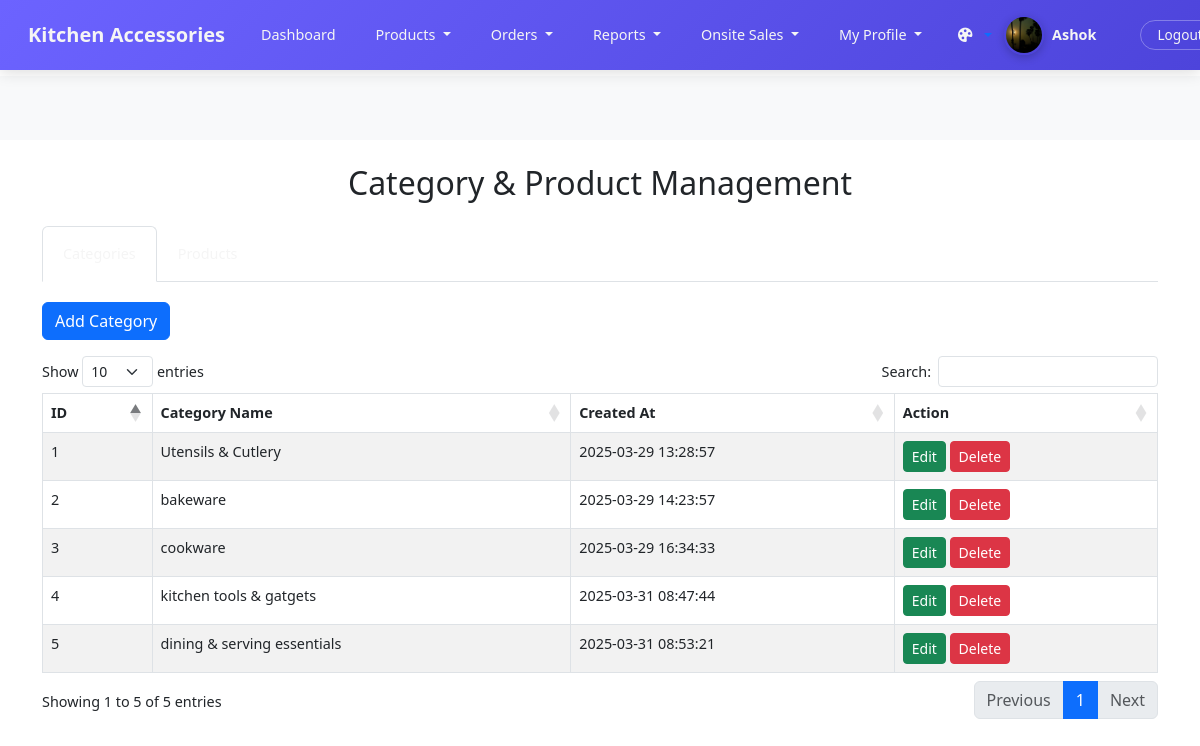
/admin/update_category.php (signed in), run on the app's committed database.
### tables this page shows
CREATE TABLE `users` (
  `id` int(11) NOT NULL,
  `username` varchar(50) NOT NULL,
  `email` varchar(100) NOT NULL,
  `phone` varchar(20) NOT NULL,
  `address_line1` varchar(255) NOT NULL,
  `city` varchar(100) NOT NULL,
  `state` varchar(100) NOT NULL,
  `postal_code` varchar(20) NOT NULL,
  `user_type` enum('user','admin') NOT NULL,
  `password` varchar(255) NOT NULL,
  `profile_image` varchar(255) NOT NULL,
  `created_at` timestamp NOT NULL DEFAULT current_timestamp(),
  `theme_preference` varchar(10) DEFAULT 'light',
  `color_scheme` varchar(10) DEFAULT 'default',
  `font_size` varchar(10) DEFAULT 'medium',
  `auto_logout` int(11) DEFAULT 30,
  `theme` varchar(10) DEFAULT 'light',
  `primary_color` varchar(7) DEFAULT '#5D3FD3',
  `secondary_color` varchar(7) DEFAULT '#f39c12',
  `font_color` varchar(7) DEFAULT '#333333',
  `auto_logout_time` int(11) DEFAULT 1800
);

CREATE TABLE `categories` (
  `id` int(11) NOT NULL,
  `category_name` varchar(100) NOT NULL,
  `created_at` timestamp NOT NULL DEFAULT current_timestamp()
);

### admin/update_category.php (the view, shortened to what this page needs)
<?php
include "navbar.php";
$conn = new mysqli("localhost", "root", "", "final");
?>
<!DOCTYPE html>
<html lang="en">
<head>
    <link href="https://cdn.jsdelivr.net/npm/bootstrap@5.3.0/dist/css/bootstrap.min.css" rel="stylesheet">
    <link rel="stylesheet" href="https://cdn.datatables.net/1.11.5/css/dataTables.bootstrap5.min.css">
</head>
<body>
    <div class="container mt-4">
        <h2 class="text-center mb-4">Category & Product Management</h2>
        <ul class="nav nav-tabs" id="myTab" role="tablist">
            <li class="nav-item" role="presentation">
                <button class="nav-link active" id="categories-tab" data-bs-toggle="tab" data-bs-target="#categories" type="button" role="tab">Categories</button>
            </li>
            <li class="nav-item" role="presentation">
                <button class="nav-link" id="products-tab" data-bs-toggle="tab" data-bs-target="#products" type="button" role="tab">Products</button>
            </li>
        </ul>
        <div class="tab-content" id="myTabContent">
            <div class="tab-pane fade show active" id="categories" role="tabpanel">
                <button class="btn btn-primary mb-3" data-bs-toggle="modal" data-bs-target="#addModal">Add Category</button>
                <table id="categoryTable" class="table table-bordered table-striped">
                    <thead>
                        <tr>
                            <th>ID</th>
                            <th>Category Name</th>
                            <th>Created At</th>
                            <th>Action</th>
                        </tr>
                    </thead>
                    <tbody>
                        <?php
                        $sql = "SELECT * FROM categories";
                        $result = $conn->query($sql);
                        while ($row = $result->fetch_assoc()): ?>
                            <tr>
                                <td><?= $row['id'] ?></td>
                                <td><?= htmlspecialchars($row['category_name']) ?></td>
                                <td><?= $row['created_at'] ?></td>
                                <td class="action-btns">
                                    <button class='btn btn-sm btn-success editBtn'
                                            data-id='<?= $row['id'] ?>'
                                            data-name='<?= htmlspecialchars($row['category_name']) ?>'
                                            data-bs-toggle='modal'
                                            data-bs-target='#editModal'>
                                        Edit
                                    </button>
                                    <button class='btn btn-sm btn-danger deleteBtn' data-id='<?= $row['id'] ?>'>
                                        Delete
                                    </button>
                                </td>
                            </tr>
                        <?php endwhile; ?>
                    </tbody>
                </table>
            </div>
        </div>
    </div>
</body>
</html>

### admin/navbar.php (shortened to what this page needs)
<?php
require_once '../config.php';
$username = 'Admin';
$profile_image = "../uploads/profilephoto/default-avatar.png";
$theme_preference = 'light';
$color_scheme = 'default';
$font_size = 'medium';
try {
    if (isset($conn)) {
        if ($conn && $conn->ping()) {
            $user_id = $_SESSION['user_id'];
            $stmt = $conn->prepare("SELECT username, profile_image, theme_preference, color_scheme, font_size, auto_logout FROM users WHERE id = ?");
            if ($stmt) {
                $stmt->bind_param("i", $user_id);
                $stmt->execute();
                $result = $stmt->get_result();
                if ($result && $result->num_rows > 0) {
                    $user = $result->fetch_assoc();
                    $username = htmlspecialchars($user['username'] ?? 'Admin');
                    if (!empty($user['profile_image'])) {
                        $img_path = strpos($user['profile_image'], 'uploads/profilephoto/') !== false
                            ? "../" . $user['profile_image']
                            : "../uploads/profilephoto/" . $user['profile_image'];
                        if (file_exists($img_path)) {
                            $profile_image = $img_path;
                        }
                    }
                    $theme_preference = $user['theme_preference'] ?? 'light';
                    $color_scheme = $user['color_scheme'] ?? 'default';
                    $font_size = $user['font_size'] ?? 'medium';
                }
            }
        }
    }
} catch (Exception $e) {
    error_log("Navbar database error: " . $e->getMessage());
}
$body_class = "theme-{$theme_preference} color-{$color_scheme} font-{$font_size}";
?>
<!DOCTYPE html>
<html lang="en">
<head>
    <link href="https://cdn.jsdelivr.net/npm/bootstrap@5.3.0-alpha1/dist/css/bootstrap.min.css" rel="stylesheet">
    <link rel="stylesheet" href="https://cdn.jsdelivr.net/npm/bootstrap-icons@1.11.0/font/bootstrap-icons.css">
</head>
<body class="<?php echo $body_class; ?>">
    <header class="admin-header fixed-top">
        <nav class="navbar navbar-expand-lg">
            <div class="container-fluid">
                <a class="navbar-brand" href="admin_dashboard.php">
                    Kitchen Accessories
                </a>
                <div class="collapse navbar-collapse" id="adminNavbar">
                    <ul class="navbar-nav me-auto mb-2 mb-lg-0">
                        <li class="nav-item">
                            <a class="nav-link" href="admin_dashboard.php">
                                Dashboard
                            </a>
                        </li>
                        <li class="nav-item dropdown">
                            <a class="nav-link dropdown-toggle" href="#" role="button" data-bs-toggle="dropdown" aria-expanded="false">
                                Products
                            </a>
                        </li>
                        <li class="nav-item dropdown">
                            <a class="nav-link dropdown-toggle" href="#" role="button" data-bs-toggle="dropdown" aria-expanded="false">
                                Orders
                            </a>
                        </li>
                        <li class="nav-item dropdown">
                            <a class="nav-link dropdown-toggle" href="#" role="button" data-bs-toggle="dropdown" aria-expanded="false">
                                Reports
                            </a>
                        </li>
                        <li class="nav-item dropdown">
                            <a class="nav-link dropdown-toggle" href="#" role="button" data-bs-toggle="dropdown" aria-expanded="false">
                                Onsite Sales
                            </a>
                        </li>
                        <li class="nav-item dropdown">
                            <a class="nav-link dropdown-toggle" href="#" role="button" data-bs-toggle="dropdown" aria-expanded="false">
                                My Profile
                            </a>
                        </li>
                    </ul>
                    <div class="user-profile d-flex align-items-center">
                        <div class="dropdown">
                            <a href="#" class="d-flex align-items-center text-decoration-none dropdown-toggle" id="themeDropdown" data-bs-toggle="dropdown" aria-expanded="false">
                                <i class="bi bi-palette-fill me-2" style="color: var(--light-color);"></i>
                            </a>
                        </div>
                        <a href="myprofile.php" class="d-flex align-items-center text-decoration-none">
                            <img src="<?php echo $profile_image; ?>"
                                 alt="Profile"
                                 class="profile-image"
                                 onerror="this.src='../uploads/profilephoto/default-avatar.png'">
                            <span class="username ms-2"><?php echo $username; ?></span>
                        </a>
                        <form method="post" action="" class="ms-3">
                            <button type="submit" name="logout" class="logout-btn">
                                Logout
                            </button>
                        </form>
                    </div>
                </div>
            </div>
        </nav>
    </header>
    <main>
    </main>
</body>
</html>

### admin/navbar.php (style rules this page uses)
:root { --primary-color: #6c63ff; --secondary-color: #4d44db; --dark-color: #222831; --light-color: #f5f5f5; --accent: #8A65FF; --accent-light: #A98FFF; --text-light: #f5f5f5; --text-dark: #222831; --bg-color: #f8f9fa; --card-bg: #ffffff; --text-color: #333333; --border-color: #dee2e6; }
.font-small { font-size: 0.9rem; }
body { margin: 0; font-family: 'Segoe UI', system-ui, -apple-system, sans-serif; background-color: var(--bg-color); color: var(--text-color); transition: background-color 0.3s, color 0.3s; }
.admin-header { background: linear-gradient(135deg, var(--primary-color) 0%, var(--secondary-color) 100%); box-shadow: 0 2px 15px rgba(0,0,0,0.15); padding: 0; }
.navbar-brand { font-weight: 700; color: var(--light-color) !important; font-size: 1.3rem; padding-left: 1rem; }
.nav-item { position: relative; }
.nav-link { color: var(--light-color) !important; font-weight: 500; padding: 1rem 1.25rem !important; border-bottom: 3px solid transparent; transition: all 0.3s ease; }
.user-profile { display: flex; align-items: center; gap: 0.75rem; padding: 0 1rem; }
.profile-image { width: 40px; height: 40px; border-radius: 50%; object-fit: cover; border: 2px solid var(--secondary-color); box-shadow: 0 3px 8px rgba(0,0,0,0.2); transition: all 0.3s ease; }
.username { font-weight: 600; color: var(--light-color); margin-right: 1rem; }
.logout-btn { background: none; border: 1px solid rgba(255,255,255,0.3); color: var(--light-color); border-radius: 20px; padding: 0.25rem 1rem; font-size: 0.85rem; transition: all 0.3s ease; font-weight: 500; }
main { margin-top: 76px; padding: 2rem; transition: all 0.3s ease; background-color: var(--bg-color); color: var(--text-color); }

### admin/update_category.php (style rules this page uses)
.action-btns { white-space: nowrap; }
.tab-content { padding: 20px 0; }

### data on the page
users: profile_image (picture), username "Ashok"
categories: id "1", category_name "Utensils & Cutlery", created_at "2025-03-29 13:28:57"
categories: id "2", category_name "bakeware", created_at "2025-03-29 14:23:57"
categories: id "3", category_name "cookware", created_at "2025-03-29 16:34:33"
categories: id "4", category_name "kitchen tools & gatgets", created_at "2025-03-31 08:47:44"
categories: id "5", category_name "dining & serving essentials", created_at "2025-03-31 08:53:21"
